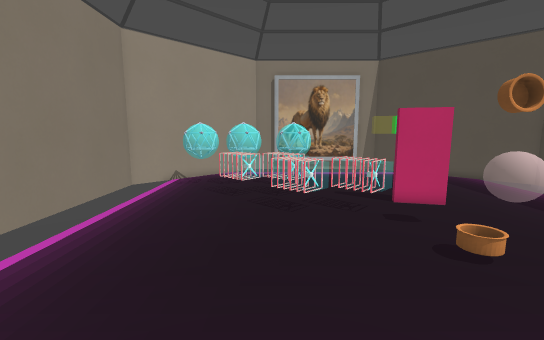
View 1 (above)

16 first-person views from a walk through a level from a Godot 3-D game. The camera is 1.5 m above the floor, tilts 8° down and sees 90° across. The floor is counted in squares, 0.5 m on a side. Each view is taken from the middle of a square. On the plan, view 1 faces up. The plan holds only what a view shows up to about 20 squares ahead; the rest is blank. Some surface patterns are stand-ins.

View 2
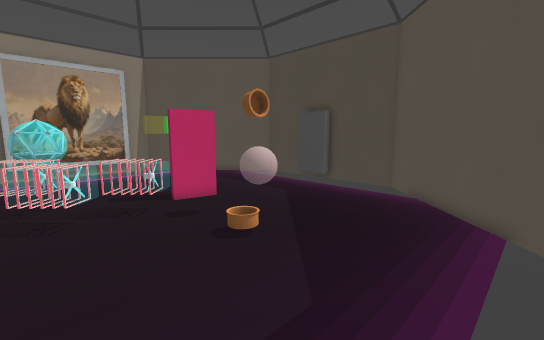

View 3
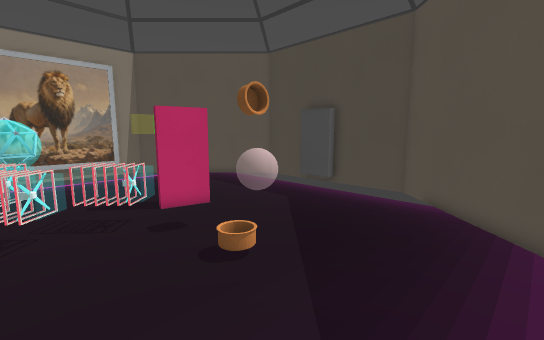

View 4
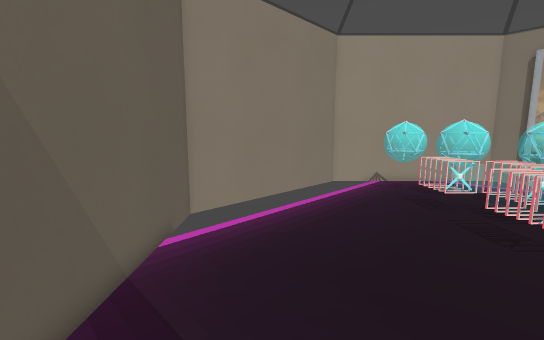

View 5
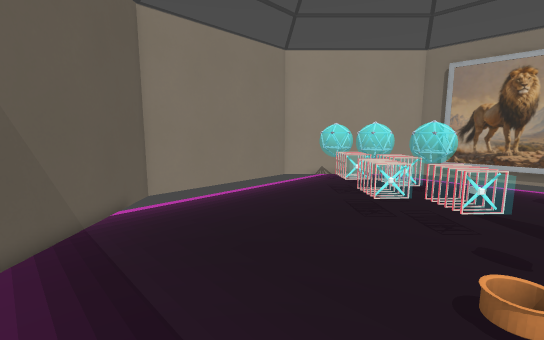

View 6
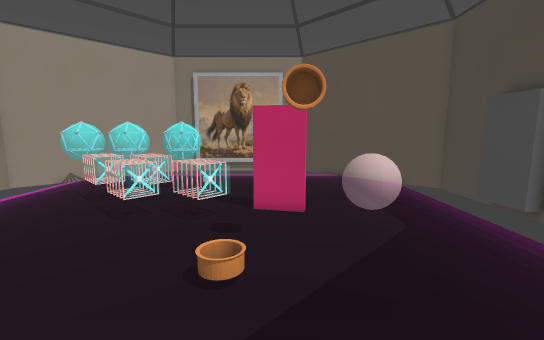

View 7
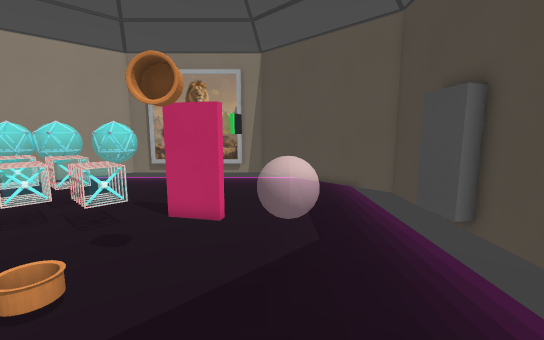

View 8
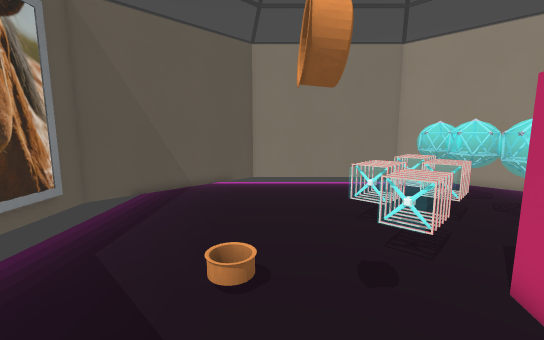

View 9
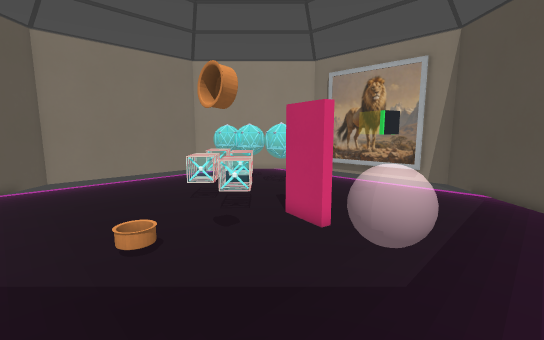

View 10
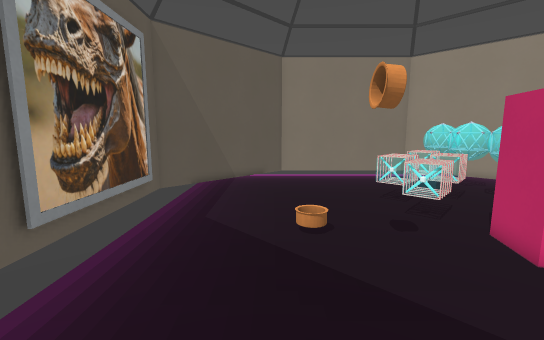

View 11
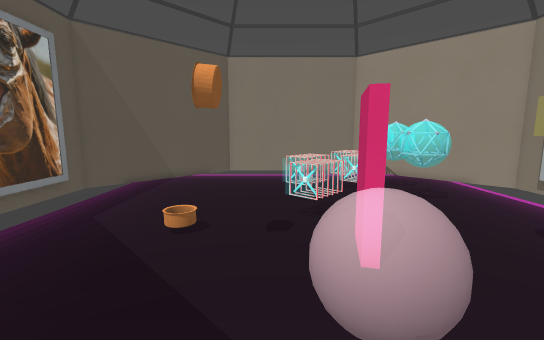

View 12
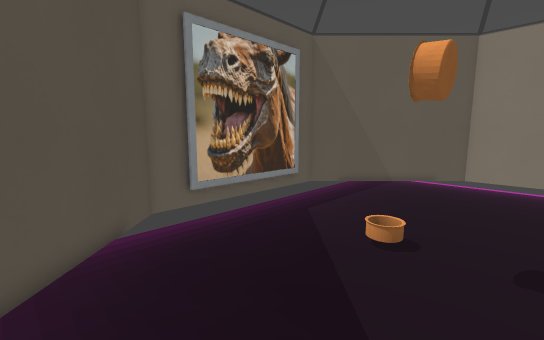

View 13
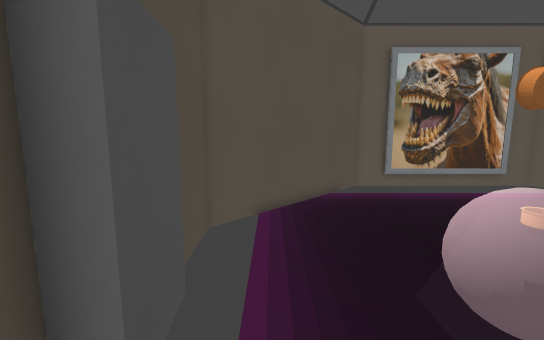

View 14
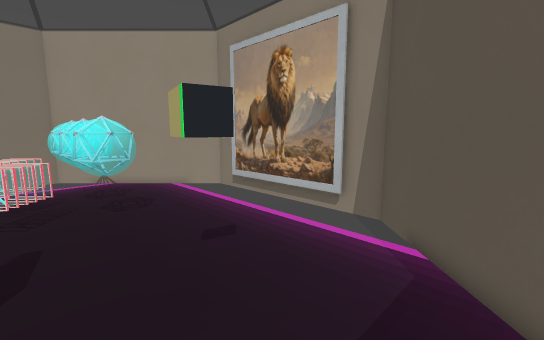

View 15
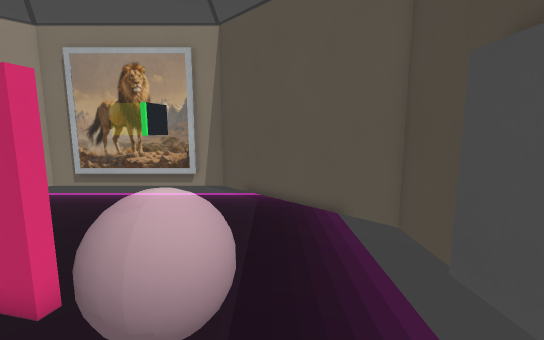

View 16
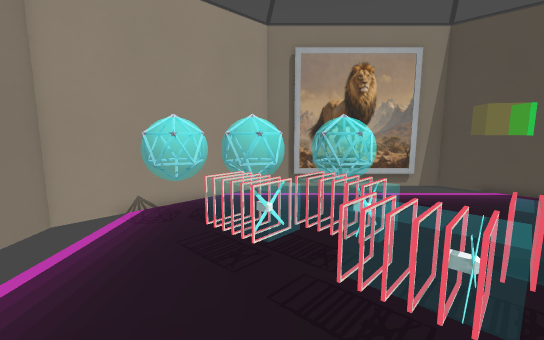

### Floor plan
Points are (right, up) in squares from view 1. A wall is a line through its corners. A room is listed if a view was taken in it or the views show most of it. See-through windows are left out.
Room 1 (views 1, 2, 3, 4, 5, 6, 7, 8, 9, 10, 11, 12, 13, 14, 15, 16)
walls: (14.4, 9.8) (14.3, 11.8) (15, 11.8) (15, 15.3) (8.3, 22) (-1.2, 22) (-8, 15.3) (-8, 5.7) (-1.3, -1) (8.3, -1) (15, 5.7) (15, 9.8) (14.4, 9.8)
objects: other object (-5, 15) to (-3, 16); other object (-2, 12) to (-1, 14); other object (-2, 15) to (-1, 16); other object (0, 10) to (2, 11); other object (0, 12) to (2, 14); other object (0, 15) to (2, 16); other object (3, 10) to (4, 11); other object (5, 11) to (7, 12); other object (6, 16) to (7, 17)

Positions as (right, up) in squares from view 1, and headings:
1: (0, 0), facing up
2: (0, 0), facing up-right
3: (1, 1), facing up-right
4: (1, 1), facing up-left
5: (5, 1), facing up-left
6: (6, 1), facing up
7: (9, 2), facing up
8: (10, 7), facing left
9: (12, 4), facing up-left
10: (13, 5), facing left
11: (13, 9), facing left
12: (12, 9), facing down-left
13: (13, 14), facing down
14: (12, 13), facing up-left
15: (11, 7), facing up
16: (-1, 7), facing up
